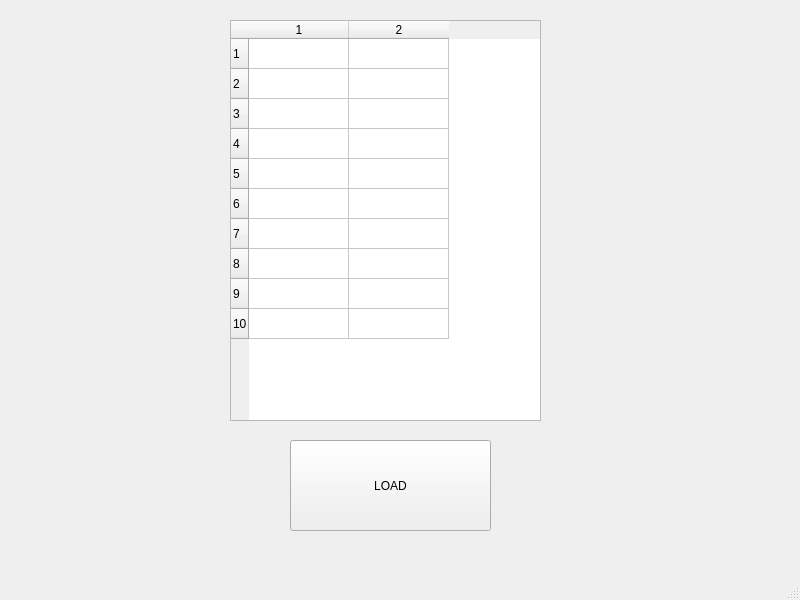
<?xml version="1.0" encoding="UTF-8"?>
<ui version="4.0">
 <class>ViewWindow</class>
 <widget class="QMainWindow" name="ViewWindow">
  <property name="geometry">
   <rect>
    <x>0</x>
    <y>0</y>
    <width>800</width>
    <height>600</height>
   </rect>
  </property>
  <property name="windowTitle">
   <string>MainWindow</string>
  </property>
  <widget class="QWidget" name="centralwidget">
   <widget class="QTableWidget" name="tableWidget">
    <property name="geometry">
     <rect>
      <x>230</x>
      <y>20</y>
      <width>311</width>
      <height>401</height>
     </rect>
    </property>
    <property name="rowCount">
     <number>10</number>
    </property>
    <property name="columnCount">
     <number>2</number>
    </property>
    <row/>
    <row/>
    <row/>
    <row/>
    <row/>
    <row/>
    <row/>
    <row/>
    <row/>
    <row/>
    <column/>
    <column/>
   </widget>
   <widget class="QPushButton" name="pushButton">
    <property name="geometry">
     <rect>
      <x>290</x>
      <y>440</y>
      <width>201</width>
      <height>91</height>
     </rect>
    </property>
    <property name="text">
     <string>LOAD</string>
    </property>
   </widget>
  </widget>
  <widget class="QMenuBar" name="menubar">
   <property name="geometry">
    <rect>
     <x>0</x>
     <y>0</y>
     <width>800</width>
     <height>26</height>
    </rect>
   </property>
  </widget>
  <widget class="QStatusBar" name="statusbar"/>
 </widget>
 <resources/>
 <connections/>
</ui>
